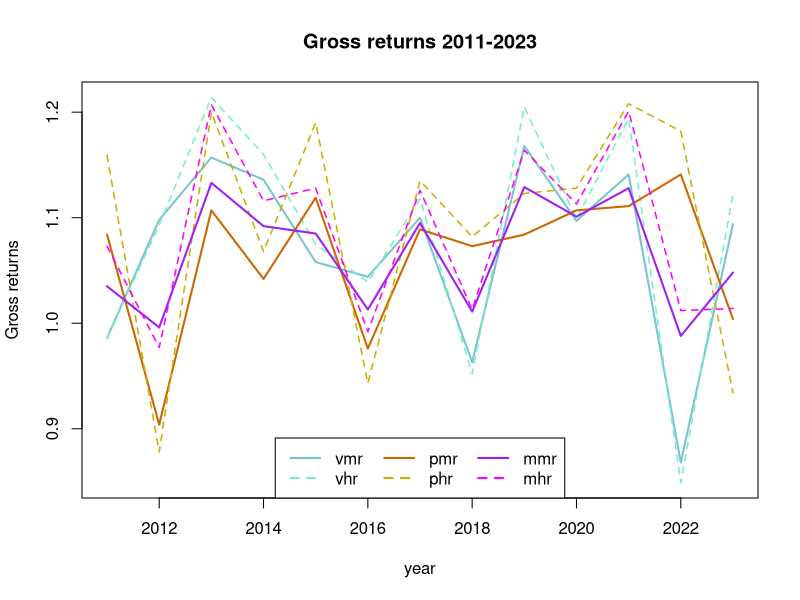
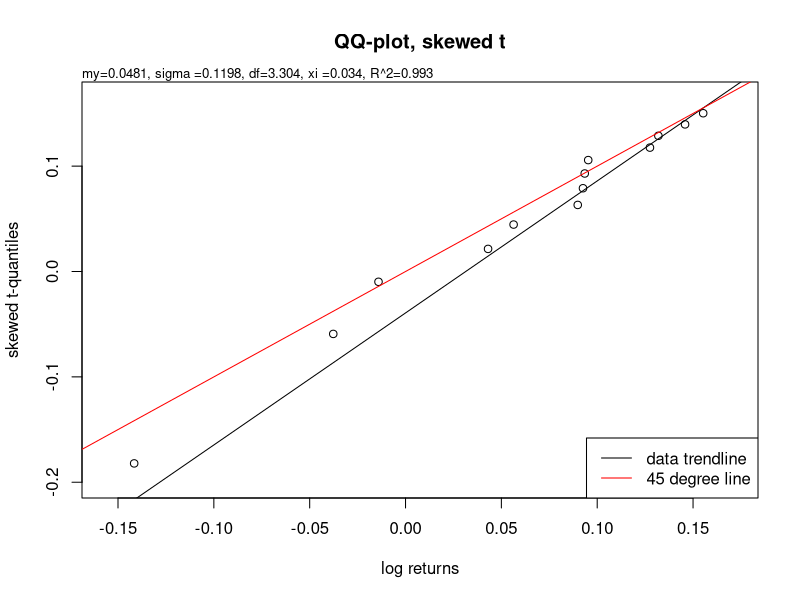
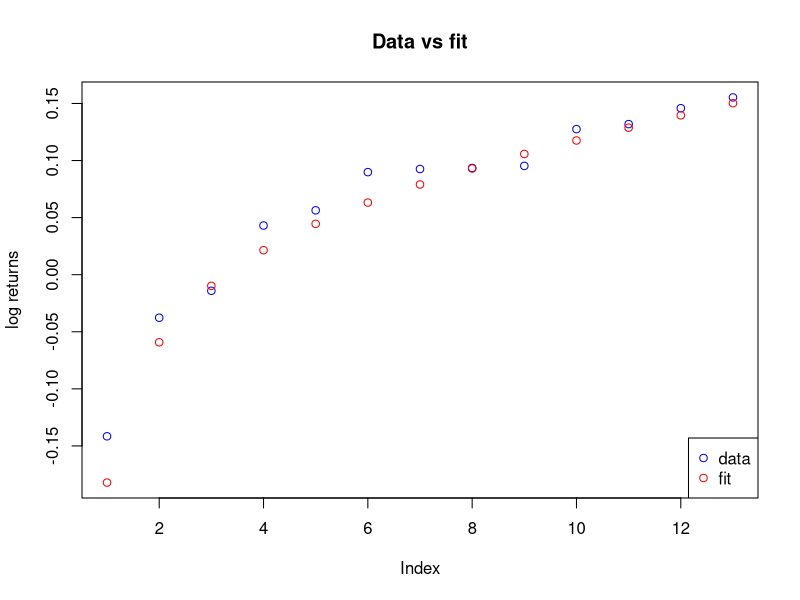
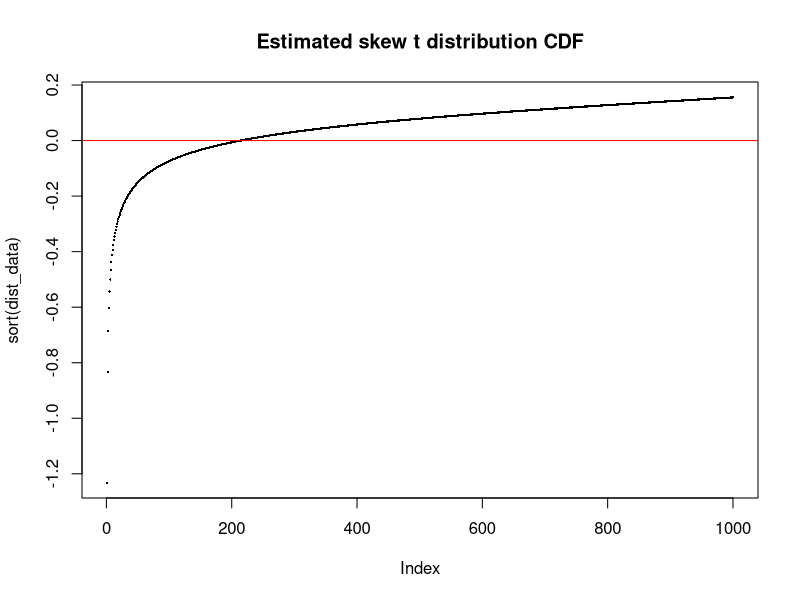
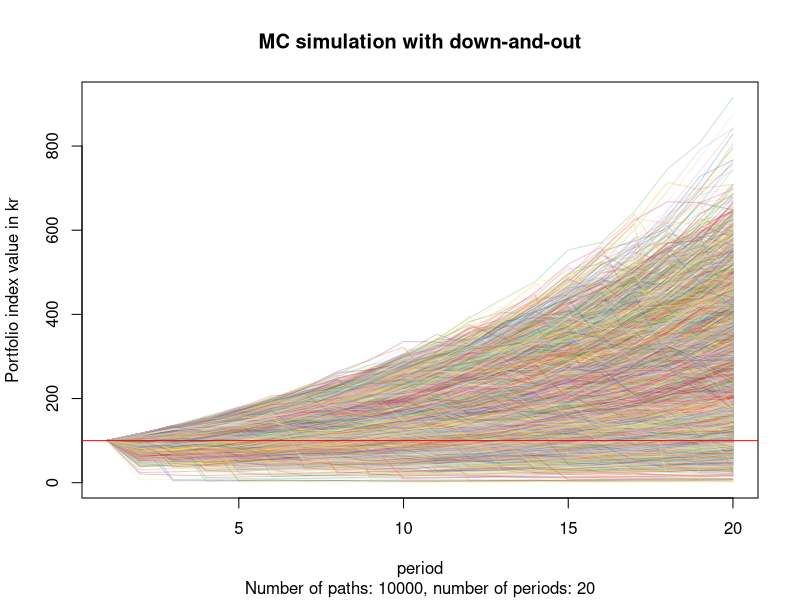

Recreate these plots in R, in order. (Note: this script raises an error after producing the figures.)
## ---- chunk 1
knitr::opts_chunk$set(echo=FALSE, warning=FALSE, message=FALSE)
## ---- chunk 2
library("fGarch")
library(RColorBrewer)
library(scales)
## ---- chunk 3
mc_num_paths <- 10000
mc_num_periods <- 20
mc_dao <- TRUE
## ---- chunk 4

## Calculate risk percentiles.
## data can be a data frame or a list of data frames.
# risk_percentiles <- function(data, percent, max_or_min) {
#   init_capital = 100
#   if(!is.list(data)) {
#     init_capital = 100
#   } else {
#     init_capital <- init_capital/length(data)
#     vect <- data[[1]]
#     if(length(data) > 1) {
#       for(i in 2:length(data)) {
#         vect <- vect + data[[i]]
#       }
#     }
#     data <- vect
#   }
#   if(max_or_min == "max"){
#       init_capital * (length(which(data < (100 - percent)/100)) + 0.5) / 1000
#     } else {
#       init_capital * (length(which(data > (100 + percent)/100)) + 0.5) / 1000
#     }
# }

## dist_data is given as log returns.
risk_percentiles <- function(dist_data, percent, max_or_min) {
  num_points <- length(dist_data)
  log_returns <- sort(dist_data)
  if(max_or_min == "max"){
    100 * (length(which(dist_data < log((100 - percent)/100)))) / num_points
  } else {
    100 * (length(which(dist_data > log((100 + percent)/100)))) / num_points
  }
}
risk_percentiles <- Vectorize(risk_percentiles, "percent")
  
## Estimate risk
risk_estimate <- function(dist_data, max_or_min = "max", percent) {
  if(max_or_min == "max") {
    cat("What is the risk of losing max", percent,"%? =<", risk_percentiles(dist_data, percent, max_or_min), "percent\n")
  } else {
    cat("What is the chance of gaining min", percent,"%? >=",risk_percentiles(dist_data, percent, max_or_min), "percent\n")
  }
}

## down_and_out_df() takes a data frame as input.
## For each column, the first element which is below the threshold and all following elements
## are set to 0.
down_and_out_df <- function(df, threshold) {
  ll <- lapply(df,
    function(vect) {
      n <- length(vect) 
      for(i in seq_along(vect)) {
        if(vect[i] < threshold ) {
          if(i == n) {break}
          vect[(i):n] <- rep(0, n - i + 1)
          break
        }
      }
      vect
    }
  )
  as.data.frame(ll)
}

down_and_out_vect <- function(vect, threshold) {
  n <- length(vect) 
  for(i in seq_along(vect)) {
    if(vect[i] < threshold ) {
      if(i == n) {break}
      vect[(i):n] <- rep(0, n - i + 1)
      break
    }
  }
  vect
}

count_num_dao <- function(df, threshold = 0) {
  length(which(df[nrow(df), ] <= threshold))
}

df_summary_to_df <- function(df_summary) {
  summary_df_pre <- as.data.frame(df_summary)
  summary_levels <- levels(summary_df_pre$Var2)
  summary_df <- data.frame(
    matrix(
      length(summary_levels), 
      nrow=nrow(
        summary_df_pre[summary_df_pre$Var2 == summary_levels[[1]], ]
      )
    )
  )
  summary_df_2 <- summary_df
  for(i in seq_along(summary_levels)) {
    summary_df[, i] <- summary_df_pre[summary_df_pre$Var2 == summary_levels[i], "Freq"]
  }

  row_names <- c("Min.   :", "1st Qu.:", "Median :", "Mean   :", "3rd Qu.:", "Max.   :")
  for(i in 1:nrow(summary_df)) {
    for(j in 1:ncol(summary_df)) {
      summary_df_2[i, j] <- as.numeric(gsub(row_names[i], "", summary_df[i, j]))
    }
  }
  names(summary_df_2) <- unlist(lapply(summary_levels, function(x) {gsub(" ", "", x)}))
  row.names(summary_df_2) <- row_names
  summary_df_2
}


## Fit data to a skewed t distribution
fit_skewed_t <- function(x, method = "BFGS") {
  loglik_sstd = function(beta) sum(- dsstd(x, mean = beta[1], sd = beta[2], nu = beta[3], xi = beta[4], log = TRUE))
  start = c(mean(x), sd(x), 3, 1)
  #fit_sstd = optim(start, loglik_sstd, hessian = F, method="L-BFGS-B", lower = c(0, 0.1, 1.1, -2))
  fit_sstd = optim(start, loglik_sstd, method = method)

  n = length(x)
  
  AIC_sstd = 2 * fit_sstd$value + 2 * 4
  BIC_sstd = 2 * fit_sstd$value + log(n) * 4
  #sd_sstd = sqrt(diag(solve(fit_sstd$hessian)))
  cat("\n")
  #cat("sd_sstd:", sd_sstd)
  cat("AIC:", AIC_sstd, "\n")
  cat("BIC:", BIC_sstd, "\n")
  
  # Middelværdi:
  mu_sstd_fit <- fit_sstd$par[1]#/1000
  cat("m:", mu_sstd_fit, "\n")
  
  # Spredning:
  sigma_sstd_fit <- fit_sstd$par[2]#/1000
  cat("s:", sigma_sstd_fit, "\n")
  
  # Frihedsgrader:
  nu_sstd_fit <- fit_sstd$par[3] # 3.36019
  cat("nu (df):", nu_sstd_fit, "\n")
  
  xi_sstd_fit <- fit_sstd$par[4] # 0.8436514
  cat("xi:", xi_sstd_fit, "\n")
  
  fit <- qsstd((1:n - 0.5)/n, mean = fit_sstd$par[1], sd = fit_sstd$par[2], nu = fit_sstd$par[3], xi = fit_sstd$par[4])

  r_squared <- cor(sort(fit), sort(x))
  # R^2
  r_squared_round <- round(r_squared, 3)
  cat("R^2:", r_squared_round, "\n")
  cat("\n")
  
  range_cuts <- c(0.0, 0.5, 0.9, 0.95, 0.99, 1.0)
  interpretations <- c(
    paste0("An R^2 of ", r_squared_round, " suggests that the fit is not great."),
    paste0("An R^2 of ", r_squared_round, " suggests that the fit is not completely random."),
    paste0("An R^2 of ", r_squared_round, " suggests that the fit is good."),
    paste0("An R^2 of ", r_squared_round, " suggests that the fit is very good."),
    paste0("An R^2 of ", r_squared_round, " suggests that the fit is extremely good.")
  )
  
  cat(interpretations[findInterval(r_squared_round, range_cuts)])
  cat("\n")
  cat("\n")
  
  dist_data <- qsstd((1:1000 - 0.5)/1000, mean = fit_sstd$par[1], sd = fit_sstd$par[2], nu = fit_sstd$par[3], xi = fit_sstd$par[4])

  risk_estimate(dist_data, "max", 10)
  risk_estimate(dist_data, "max", 25)
  risk_estimate(dist_data, "max", 50)
  risk_estimate(dist_data, "max", 90)
  risk_estimate(dist_data, "max", 99)
  cat("\n")
  risk_estimate(dist_data, "min", 10)
  risk_estimate(dist_data, "min", 25)
  risk_estimate(dist_data, "min", 50)
  risk_estimate(dist_data, "min", 90)
  risk_estimate(dist_data, "min", 99)

  theoretical_quantiles <- qsstd(ppoints(n), mu_sstd_fit, sigma_sstd_fit, nu_sstd_fit, xi_sstd_fit)
  
  output <- list(
    # Plot with estimated skewed t-distribution
    # qq plot for t-distribution
    qqplot = function() {qqplot(x = x, y = theoretical_quantiles, main = "QQ-plot, skewed t", xlab = "log returns", ylab = "skewed t-quantiles",  xlim = c(min(x) - abs(min(x))/10, max(x) + abs(max(x))/10), ylim = c(min(fit) - abs(min(fit))/10, max(fit) + abs(max(fit))/10))
    mtext(paste0("my=", round(mu_sstd_fit, 4),", sigma =", round(sigma_sstd_fit, 4),", df=",round(nu_sstd_fit, 3), ", xi =", round(xi_sstd_fit, 3), ", R^2=", r_squared_round), side=3,  cex = 0.8, adj=0)
    qqline(x, distribution = function(p) qsstd(p, mu_sstd_fit, sigma_sstd_fit, nu_sstd_fit, xi_sstd_fit), datax = TRUE, col="black")
    abline(0, 1, col = "red")
    legend("bottomright", legend = c("data trendline", "45 degree line"), col = c("black", "red"), lty = c(1, 1))
    },
    fit_plot = function() {
      plot(sort(x), col="blue", ylab = "log returns", main = "Data vs fit",
           ylim = c(min(c(x, fit)), max(c(x, fit))))
      points(sort(fit), col="red")
      legend("bottomright", legend = c("data", "fit"), col = c("blue", "red"), pch = c(1, 1))
    },
    dist_plot = function() {
      plot(sort(dist_data), pch = 16, cex = 0.3, main = "Estimated skew t distribution CDF")
      abline(a = 0, b = 0, col = "red")
    },
    data = x,
    fit = fit,
    dist_data = dist_data,
    m = mu_sstd_fit,
    s = sigma_sstd_fit,
    nu = nu_sstd_fit,
    xi = xi_sstd_fit,
    r_squared = r_squared,
    theoretical_quantiles = theoretical_quantiles
  )
  
  comment(output) <- "single_fit"
  output
}


# mc_simulation <- function(fit, num_paths = 1000, num_periods = 20, dao = TRUE) {
#   init_capital = 100
# 
#   qual_col_pals = brewer.pal.info[brewer.pal.info$category == 'qual',]
#   col_vector = unlist(mapply(brewer.pal, qual_col_pals$maxcolors, rownames(qual_col_pals)))
# 
#   mc_df <- data.frame(rep(0, num_periods))
#   for(j in 1:num_paths) {
#     mc_df[ ,j] <- init_capital * exp(cumsum(rsstd(num_periods, fit$m, fit$s, fit$nu, fit$xi)))
#   }
# 
#   colnames(mc_df) <- 1:num_paths
#   
#   mc_m <- mean(unlist(mc_df[num_periods, ]))
#   mc_s <- sd(unlist(mc_df[num_periods, ]))
#   mc_min <- min(unlist(mc_df[num_periods, ]))
#   mc_max <- max(unlist(mc_df[num_periods, ]))
#   
#   cat("Mean total portfolio index value after", num_periods, "years:", mc_m, "kr.\n")
#   cat("SD of total portfolio index value after", num_periods, "years:", mc_s, "kr.\n")
#   cat("Min total portfolio index value after", num_periods, "years:", mc_min, "kr.\n")
#   cat("Max total portfolio index value after", num_periods, "years:", mc_max, "kr.\n")
#   cat("\n")
#   
#   list(
#     mc_plot = function() {
#       plot(mc_df[, 1], type = "l", ylim = c(min(mc_df), max(mc_df)), xlab = "period", ylab = "Portfolio index value in kr", )
#       lapply(mc_df[, -1], function(x) {
#         lines(x, col = alpha(sample(col_vector, num_paths, replace = TRUE), 0.3))}
#       )
#       #polygon(x = c(0, num_periods, num_periods, 0), y = c(min(mc_df), min(mc_df), 0, 0), col = rgb(0.4, 0.4, 0.4, 0.25), border = NA)
#       abline(100, 0, lwd=1, col="red")
#     },
#     mc_plot_last_period = function() {
#       plot(
#         sort(unlist(mc_df[num_periods, ])), pch = 16, cex = 0.3,
#         xlab = "Sample ID",
#         ylab = "Portfolio index value in kr"
#       )
#       #polygon(x = c(0, num_paths, num_paths, 0), y = c(min(mc_df), min(mc_df), 0, 0), col = rgb(0.4, 0.4, 0.4, 0.25), border = NA)
#       abline(100, 0, lwd=1, col="red")
#       mtext(side=3, line=2, at=-0.07, adj=0, cex=1, "Sorted portfolio index values for last period of all runs")
#       mtext(side=3, line=1, at=-0.07, adj=0, cex=0.7, "(100 is par, 200 is double, 50 is half)")
#     },
#     mc_m = mc_m,
#     mc_s = mc_s,
#     mc_min = mc_min,
#     mc_max = mc_max,
#     mc_df = mc_df
#   )
# }


## Monte Carlo simulation
## Creates a data frame where each column is a simulated series, and the number 
## of rows is the number of periods in each series.
## The fit parameter can be a single output from fit_skewed_t(), or a list of 
## outputs from fit_skewed_t().
## mc_simulation() will create a separate simulation for each fit, dividing an 
## initial value of 100 between them, and then add the simulations together.
## For instance, if there are two fits, the first column of the simulations data 
## frame for the first fit will be added to the first column of the second df, ect.
## If dao=TRUE, will calculate down-and-out paths. For each column, the first 
## element which is below the threshold and all following elements are set to 0.

mc_simulation <- function(
    fit, 
    num_paths = 1000, 
    num_periods = 20,
    dao = TRUE,
    threshold = 0.01
    ) {
  init_capital = 100

  qual_col_pals = brewer.pal.info[brewer.pal.info$category == 'qual',]
  col_vector = unlist(mapply(brewer.pal, qual_col_pals$maxcolors, rownames(qual_col_pals)))

  ## Each single fit has comment "single_fit".
  ## A list if fits will not have a comment.
  if(is.null(comment(fit))) {
    ## A list of fits
    init_capital = 100/length(fit)
    mc_df <- data.frame(matrix(rep(0, num_paths * num_periods), nrow = num_periods))
    for(i in seq_along(fit)) {
      for(j in 1:num_paths) {
        mc_df[ ,j] <- mc_df[ ,j] + c(init_capital, init_capital * exp(cumsum(rsstd(num_periods - 1, fit[[i]]$m, fit[[i]]$s, fit[[i]]$nu, fit[[i]]$xi))))
      }
    }
  } else {
    if(comment(fit) == "single_fit") {
      mc_df <- data.frame(rep(0, num_periods))
      for(j in 1:num_paths) {
        mc_df[ ,j] <- c(init_capital, init_capital * exp(cumsum(rsstd(num_periods - 1, fit$m, fit$s, fit$nu, fit$xi))))
      }
    }
  }
  

  if(dao == TRUE) {
    mc_df <- down_and_out_df(mc_df, threshold)
    num_dao <- count_num_dao(mc_df)
    dao_probability_percent <- 100 * num_dao/num_paths
    
    cat("Down-and-out simulation:\n")
    cat("Probability of down-and-out:", dao_probability_percent, "percent\n")
    cat("\n")
  } else {
    cat("Simulation (ignoring down-and-out):\n")
    dao_probability_percent <- NA
  }

  colnames(mc_df) <- 1:num_paths

  mc_m <- mean(unlist(mc_df[num_periods, ]))
  mc_s <- sd(unlist(mc_df[num_periods, ]))
  mc_min <- min(unlist(mc_df[num_periods, ]))
  mc_max <- max(unlist(mc_df[num_periods, ]))
  
  percent_losing_paths <- 100 * count_num_dao(mc_df, threshold = 100)/num_paths

  cat("Mean portfolio index value after", num_periods, "years:", round(mc_m, 3), "kr.\n")
  cat("SD of portfolio index value after", num_periods, "years:", round(mc_s, 3), "kr.\n")
  cat("Min total portfolio index value after", num_periods, "years:", round(mc_min, 3), "kr.\n")
  cat("Max total portfolio index value after", num_periods, "years:", round(mc_max, 3), "kr.\n")
  cat("\n")
  cat("Share of paths finishing below 100:", percent_losing_paths, "percent")

  list(
    mc_plot = function() {
      plot(mc_df[, 1], type = "l", ylim = c(min(mc_df), max(mc_df)), xlab = "period", ylab = "Portfolio index value in kr", main = paste0("MC simulation ", ifelse(dao == TRUE, "with down-and-out", "ignoring down-and-out")), sub = paste0("Number of paths: ", num_paths, ", number of periods: ", num_periods))
      lapply(mc_df[, -1], function(x) {
        lines(x, col = alpha(sample(col_vector, num_paths, replace = TRUE), 0.3))}
      )
      abline(100, 0, lwd=1, col="red")
    },
    mc_plot_last_period = function() {
      plot(
        sort(unlist(mc_df[num_periods, ])), pch = 16, cex = 0.3,
        xlab = "Sample ID",
        ylab = "Portfolio index value in kr"
      )
      abline(100, 0, lwd=1, col="red")
      mtext(side=3, line=2, at=-0.07, adj=0, cex=1, "Sorted portfolio index values for last period of all runs")
      mtext(side=3, line=1, at=-0.07, adj=0, cex=0.7, "(100 is par, 200 is double, 50 is half)")
    },
    mc_m = mc_m,
    mc_s = mc_s,
    mc_min = mc_min,
    mc_max = mc_max,
    mc_df = mc_df,
    dao_probability_percent = dao_probability_percent,
    percent_losing_paths = percent_losing_paths
  )
}
## ---- chunk 5
# Velliv medium risk returns
vmr <- log(c(0.986, 1.098, 1.157, 1.136, 1.058, 1.044, 1.100, 0.963, 1.168, 1.097, 1.141, 0.868, 1.094))

# Velliv medium risk return, long period: 2007-2023
vmrl <- log(c(1.058, 0.801, 1.193, 1.129, 1.035, 0.996, 1.133, 1.092, 1.085, 1.013, 1.095, 1.011, 1.129, 1.101, 1.128, 0.988, 1.048))

# PFA medium risk returns
pmr <- log(c(1.084, 0.904, 1.107, 1.042, 1.119, 0.976, 1.089, 1.073, 1.084, 1.107, 1.111, 1.141, 1.004))

# Mix medium risk return
mmr <- log(c(1.035, 0.996, 1.133, 1.092, 1.085, 1.013, 1.095, 1.011, 1.129, 1.101, 1.128, 0.988, 1.048))

# Velliv high risk returns
vhr <- log(c(0.986, 1.093, 1.214, 1.160, 1.075, 1.039, 1.118, 0.952, 1.205, 1.099, 1.194, 0.849, 1.122))

# PFA high risk return
phr <- log(c(1.159, 0.878, 1.200, 1.068, 1.190, 0.943, 1.135, 1.082, 1.123, 1.128, 1.208, 1.182, 0.934))
  
# Mix high risk return
mhr <- log(c(1.073, 0.977, 1.207, 1.116, 1.128, 0.992, 1.126, 1.013, 1.164, 1.113, 1.201, 1.012, 1.014))

data_df <- data.frame(
  vmr = vmr,
  pmr = pmr,
  mmr = mmr,
  vhr = vhr,
  phr = phr,
  mhr = mhr
)

data_df_l <- data.frame(
  vmrl = vmrl
)
## ---- chunk 6
all_data <- exp(c(vmr, vhr, pmr, phr, mmr, mhr))
plot(x = c(2011:2023), y = exp(vmr), type = "l",  lty = 1, lwd = 2, xlab = "year", ylab = "Gross returns", col = "#7AC5CD", ylim = c(min(all_data), max(all_data)), main = "Gross returns 2011-2023")
lines(x = c(2011:2023), y = exp(vhr), col = "#76EEC6",  lty = 2, lwd = 1.5)
lines(x = c(2011:2023), y = exp(pmr), col = "#CD6600",  lty = 1, lwd = 2)
lines(x = c(2011:2023), y = exp(phr), col = "#CDAD00",  lty = 2, lwd = 1.5)
lines(x = c(2011:2023), y = exp(mmr), col = "#A020F0",  lty = 1, lwd = 2)
lines(x = c(2011:2023), y = exp(mhr), col = "#FF00FF",  lty = 2, lwd = 1.5)
legend("bottom", legend = c("vmr", "vhr", "pmr", "phr", "mmr", "mhr"), col = c("#7AC5CD", "#76EEC6", "#CD6600", "#CDAD00", "#A020F0", "#FF00FF"), lty = c(1, 2, 1, 2, 1, 2), lwd = 2, ncol = 3 )
## ---- chunk 7
df_summary <- summary(exp(data_df))
df_summary
## ---- chunk 8
summary(exp(data_df_l))
## ---- chunk 9
summary_df <- df_summary_to_df(df_summary)

cat("Highest minimum log-return:", colnames(summary_df)[which(summary_df[1, 1:6] == max(summary_df[1, 1:6]))], "\n")

cat("Highest median log-return:", colnames(summary_df)[which(summary_df[3, 1:6] == max(summary_df[3, 1:6]))], "\n")

cat("Highest mean log-return:", colnames(summary_df)[which(summary_df[4, 1:6] == max(summary_df[4, 1:6]))], "\n")

cat("Highest max log-return:", colnames(summary_df)[which(summary_df[6, 1:6] == max(summary_df[6, 1:6]))], "\n")
## ---- chunk 10
cat("cov(vmr, pmr) = ", cov(vmr, pmr), "\n")
cat("cov(vhr, phr) = ", cov(vhr, phr), "\n")
## ---- chunk 11
fit_vmr <- fit_skewed_t(vmr)
## ---- chunk 12
(fit_vmr$qqplot)()
## ---- chunk 13
(fit_vmr$fit_plot)()
## ---- chunk 14
(fit_vmr$dist_plot)()
## ---- chunk 15
mc_vmr <- mc_simulation(fit_vmr, num_paths = mc_num_paths, num_periods = mc_num_periods, dao = mc_dao)
## ---- chunk 16
(mc_vmr$mc_plot)()
## ---- chunk 17
(mc_vmr$mc_plot_last_period)()
## ---- chunk 18
fit_vmrl <- fit_skewed_t(vmrl)
## ---- chunk 19
(fit_vmrl$qqplot)()
## ---- chunk 20
(fit_vmrl$fit_plot)()
## ---- chunk 21
(fit_vmrl$dist_plot)()
## ---- chunk 22
mc_vmrl <- mc_simulation(fit_vmrl, num_paths = mc_num_paths, num_periods = mc_num_periods, dao = mc_dao)
## ---- chunk 23
(mc_vmrl$mc_plot)()
## ---- chunk 24
(mc_vmrl$mc_plot_last_period)()
## ---- chunk 25
fit_vhr <- fit_skewed_t(vhr, method = "Nelder-Mead")
## ---- chunk 26
(fit_vhr$qqplot)()
## ---- chunk 27
(fit_vhr$fit_plot)()
## ---- chunk 28
(fit_vhr$dist_plot)()
## ---- chunk 29
mc_vhr <- mc_simulation(fit_vhr, num_paths = mc_num_paths, num_periods = mc_num_periods, dao = mc_dao)
## ---- chunk 30
(mc_vhr$mc_plot)()
## ---- chunk 31
(mc_vhr$mc_plot_last_period)()
## ---- chunk 32
fit_pmr <- fit_skewed_t(pmr)
## ---- chunk 33
(fit_pmr$qqplot)()
## ---- chunk 34
fit_pmr$theoretical_quantiles
## ---- chunk 35
(fit_pmr$fit_plot)()
## ---- chunk 36
(fit_pmr$dist_plot)()
## ---- chunk 37
mc_pmr <- mc_simulation(fit_pmr, num_paths = mc_num_paths, num_periods = mc_num_periods, dao = mc_dao)
## ---- chunk 38
(mc_pmr$mc_plot)()
## ---- chunk 39
(mc_pmr$mc_plot_last_period)()
## ---- chunk 40
fit_phr <- fit_skewed_t(phr)
## ---- chunk 41
(fit_phr$qqplot)()
## ---- chunk 42
(fit_phr$fit_plot)()
## ---- chunk 43
(fit_phr$dist_plot)()
## ---- chunk 44
mc_phr <- mc_simulation(fit_phr, num_paths = mc_num_paths, num_periods = mc_num_periods, dao = mc_dao)
## ---- chunk 45
(mc_phr$mc_plot)()
## ---- chunk 46
(mc_phr$mc_plot_last_period)()
## ---- chunk 47
fit_mmr <- fit_skewed_t(mmr)
## ---- chunk 48
(fit_mmr$qqplot)()
## ---- chunk 49
(fit_mmr$fit_plot)()
## ---- chunk 50
(fit_mmr$dist_plot)()
## ---- chunk 51
mc_mmr_a <- mc_simulation(fit_mmr, num_paths = mc_num_paths, num_periods = mc_num_periods, dao = mc_dao)
## ---- chunk 52
(mc_mmr_a$mc_plot)()
## ---- chunk 53
(mc_mmr_a$mc_plot_last_period)()
## ---- chunk 54
# NOTE: Can we just use the mixed returns, when we are mixing two processes with individual path dependence? (See appendix)
# 
# Instead we try doing one MC simulation for `vmr` and one for `pmr`, each with initial value 50, then adding the two simulations to each other.
## ---- chunk 55
mc_mmr_b <- mc_simulation(list(fit_vmr, fit_pmr), num_paths = mc_num_paths, num_periods = mc_num_periods, dao = mc_dao)
## ---- chunk 56
(mc_mmr_b$mc_plot)()
## ---- chunk 57
(mc_mmr_b$mc_plot_last_period)()
## ---- chunk 58
fit_mhr <- fit_skewed_t(mhr)
## ---- chunk 59
(fit_mhr$qqplot)()
## ---- chunk 60
(fit_mhr$fit_plot)()
## ---- chunk 61
(fit_mhr$dist_plot)()
## ---- chunk 62
mc_mhr_a <- mc_simulation(fit_mhr, num_paths = mc_num_paths, num_periods = mc_num_periods, dao = mc_dao)
## ---- chunk 63
(mc_mhr_a$mc_plot)()
## ---- chunk 64
(mc_mhr_a$mc_plot_last_period)()
## ---- chunk 65
# NOTE: Can we just use the mixed returns, when we are mixing two processes with individual path dependence? (See appendix)
# 
# Instead we try doing one MC simulation for `vhr` and one for `phr`, each with initial value 50, then adding the two simulations to each other.
## ---- chunk 66
mc_mhr_b <- mc_simulation(list(fit_vhr, fit_phr), num_paths = mc_num_paths, num_periods = mc_num_periods, dao = mc_dao)
## ---- chunk 67
(mc_mhr_b$mc_plot)()
## ---- chunk 68
(mc_mhr_b$mc_plot_last_period)()
## ---- chunk 69
# Use "max" for losses
percent_vals = c(0, 5, 10, 25, 50, 90, 99)
risk_percentiles_df <-  data.frame(
      #Percent = percent_vals,
      Velliv_medium = risk_percentiles(fit_vmr$dist_data, percent_vals, "max"),
      Velliv_medium_long = risk_percentiles(fit_vmrl$dist_data, percent_vals, "max"),
      Velliv_high = risk_percentiles(fit_vhr$dist_data, percent_vals, "max"),
      PFA_medium = risk_percentiles(fit_pmr$dist_data, percent_vals, "max"),
      PFA_high = risk_percentiles(fit_phr$dist_data, percent_vals, "max"),
      mix_medium = risk_percentiles(fit_mmr$dist_data, percent_vals, "max"),
      mix_high = risk_percentiles(fit_mhr$dist_data, percent_vals, "max")
)

rownames(risk_percentiles_df) <- as.character(percent_vals)
## ---- chunk 70
knitr::kable(risk_percentiles_df, digits = 3)
## ---- chunk 71
# Use "min" for gains
percent_vals = c(0, 5, 10, 25, 50, 100)
gain_percentiles_df <-  data.frame(
      #Percent = percent_vals,
      Velliv_medium = risk_percentiles(fit_vmr$dist_data, percent_vals, "min"),
      Velliv_medium_long = risk_percentiles(fit_vmrl$dist_data, percent_vals, "min"),
      Velliv_high = risk_percentiles(fit_vhr$dist_data, percent_vals, "min"),
      PFA_medium = risk_percentiles(fit_pmr$dist_data, percent_vals, "min"),
      PFA_high = risk_percentiles(fit_phr$dist_data, percent_vals, "min"),
      mix_medium = risk_percentiles(fit_mmr$dist_data, percent_vals, "min"),
      mix_high = risk_percentiles(fit_mhr$dist_data, percent_vals, "min")
)

rownames(gain_percentiles_df) <- as.character(percent_vals)
## ---- chunk 72
knitr::kable(gain_percentiles_df, digits = 3)
## ---- chunk 73
# Use "max" for losses
percent_vals = c(0, 5, 10, 25, 50, 90, 99)
mc_loss_percentiles_df <-  data.frame(
      #Percent = percent_vals,
      Velliv_m = risk_percentiles(log(unlist(mc_vmr$mc_df[20, ])/100), percent_vals, "max"),
      Velliv_m_long = risk_percentiles(log(unlist(mc_vmrl$mc_df[20, ])/100), percent_vals, "max"),
      Velliv_h = risk_percentiles(log(unlist(mc_vhr$mc_df[20, ])/100), percent_vals, "max"),
      PFA_m = risk_percentiles(log(unlist(mc_pmr$mc_df[20, ])/100), percent_vals, "max"),
      PFA_h = risk_percentiles(log(unlist(mc_phr$mc_df[20, ])/100), percent_vals, "max"),
      mix_m_a = risk_percentiles(log(unlist(mc_mmr_a$mc_df[20, ])/100), percent_vals, "max"),
      mix_h_a = risk_percentiles(log(unlist(mc_mhr_a$mc_df[20, ])/100), percent_vals, "max"),
      mix_m_b = risk_percentiles(log(unlist(mc_mmr_b$mc_df[20, ])/100), percent_vals, "max"),
      mix_h_b = risk_percentiles(log(unlist(mc_mhr_b$mc_df[20, ])/100), percent_vals, "max")
)

rownames(mc_loss_percentiles_df) <- as.character(percent_vals)
## ---- chunk 74
knitr::kable(mc_loss_percentiles_df, digits = 3)
## ---- chunk 75
# Use "min" for gains
percent_vals = c(0, 5, 10, 25, 50, 100, 200, 300, 400, 500, 1000)
mc_gain_percentiles_df <-  data.frame(
      #Percent = percent_vals,
      Velliv_m = risk_percentiles(log(unlist(mc_vmr$mc_df[20, ])/100), percent_vals, "min"),
      Velliv_m_long = risk_percentiles(log(unlist(mc_vmrl$mc_df[20, ])/100), percent_vals, "min"),
      Velliv_h = risk_percentiles(log(unlist(mc_vhr$mc_df[20, ])/100), percent_vals, "min"),
      PFA_m = risk_percentiles(log(unlist(mc_pmr$mc_df[20, ])/100), percent_vals, "min"),
      PFA_h = risk_percentiles(log(unlist(mc_phr$mc_df[20, ])/100), percent_vals, "min"),
      mix_m_a = risk_percentiles(log(unlist(mc_mmr_a$mc_df[20, ])/100), percent_vals, "min"),
      mix_h_a = risk_percentiles(log(unlist(mc_mhr_a$mc_df[20, ])/100), percent_vals, "min"),
      mix_m_b = risk_percentiles(log(unlist(mc_mmr_b$mc_df[20, ])/100), percent_vals, "min"),
      mix_h_b = risk_percentiles(log(unlist(mc_mhr_b$mc_df[20, ])/100), percent_vals, "min")
)

rownames(mc_gain_percentiles_df) <- as.character(percent_vals)
## ---- chunk 76
knitr::kable(mc_gain_percentiles_df, digits = 3)
## ---- chunk 77
fit_summary <- data.frame(
  Velliv_medium = c(fit_vmr$m, fit_vmr$s, fit_vmr$nu, fit_vmr$xi, fit_vmr$r_squared),
  Velliv_medium_long = c(fit_vmrl$m, fit_vmrl$s, fit_vmrl$nu, fit_vmrl$xi, fit_vmrl$r_squared),
  Velliv_high = c(fit_vhr$m, fit_vhr$s, fit_vhr$nu, fit_vhr$xi, fit_vhr$r_squared),
  PFA_medium = c(fit_pmr$m, fit_pmr$s, fit_pmr$nu, fit_pmr$xi, fit_pmr$r_squared),
  PFA_high = c(fit_phr$m, fit_phr$s, fit_phr$nu, fit_phr$xi, fit_phr$r_squared),
  mix_medium = c(fit_mmr$m, fit_mmr$s, fit_mmr$nu, fit_mmr$xi, fit_mmr$r_squared),
  mix_high = c(fit_mhr$m, fit_mhr$s, fit_mhr$nu, fit_mhr$xi, fit_mhr$r_squared)
)

rownames(fit_summary) <- c("m", "s", "nu", "xi", "R-squared")
## ---- chunk 78
knitr::kable(fit_summary, digits = 3)
## ---- chunk 79
cat("Number of paths:", mc_num_paths, "\n")
## ---- chunk 80
mc_summary <- data.frame(
  Velliv_m = c(mc_vmr$mc_m, mc_vmr$mc_s, mc_vmr$mc_min, mc_vmr$mc_max, mc_vmr$dao_probability_percent, mc_vmr$percent_losing_paths),
  Velliv_m_long = c(mc_vmrl$mc_m, mc_vmrl$mc_s, mc_vmrl$mc_min, mc_vmrl$mc_max, mc_vmrl$dao_probability_percent, mc_vmrl$percent_losing_paths),
  Velliv_h = c(mc_vhr$mc_m, mc_vhr$mc_s, mc_vhr$mc_min, mc_vhr$mc_max, mc_vhr$dao_probability_percent, mc_vhr$percent_losing_paths),
  PFA_m = c(mc_pmr$mc_m, mc_pmr$mc_s, mc_pmr$mc_min, mc_pmr$mc_max, mc_pmr$dao_probability_percent, mc_pmr$percent_losing_paths),
  PFA_h = c(mc_phr$mc_m, mc_phr$mc_s, mc_phr$mc_min, mc_phr$mc_max, mc_phr$dao_probability_percent, mc_phr$percent_losing_paths),
  mix_m_a = c(mc_mmr_a$mc_m, mc_mmr_a$mc_s, mc_mmr_a$mc_min, mc_mmr_a$mc_max, mc_mmr_a$dao_probability_percent, mc_mmr_a$percent_losing_paths),
  mix_m_b = c(mc_mmr_b$mc_m, mc_mmr_b$mc_s, mc_mmr_b$mc_min, mc_mmr_b$mc_max, mc_mmr_b$dao_probability_percent, mc_mmr_b$percent_losing_paths),
  mix_h_a = c(mc_mhr_a$mc_m, mc_mhr_a$mc_s, mc_mhr_a$mc_min, mc_mhr_a$mc_max, mc_mhr_a$dao_probability_percent, mc_mhr_a$percent_losing_paths),
  mix_h_b = c(mc_mhr_b$mc_m, mc_mhr_b$mc_s, mc_mhr_b$mc_min, mc_mhr_b$mc_max, mc_mhr_b$dao_probability_percent, mc_mhr_b$percent_losing_paths)
)

rownames(mc_summary) <- c("mc_m", "mc_s", "mc_min", "mc_max", "dao_prob_pct", "losing_prob_pct")
## ---- chunk 81
knitr::kable(mc_summary, digits = 3)
## ---- chunk 82
cat("Highest mean    :", colnames(mc_summary)[which(mc_summary[1, ] == max(mc_summary[1, ]))], "\n")

cat("Lowest sd       :", colnames(mc_summary)[which(mc_summary[2, ] == min(mc_summary[2, ]))], "\n")

cat("Highest min     :", colnames(mc_summary)[which(mc_summary[3, ] == max(mc_summary[3, ]))], "\n")

cat("Highest max     :", colnames(mc_summary)[which(mc_summary[4, ] == max(mc_summary[4, ]))], "\n")

cat("Lowest dao prob :", colnames(mc_summary)[which(mc_summary[5, ] == min(mc_summary[5, ]))], "\n")

cat("Lowest loss prob:", colnames(mc_summary)[which(mc_summary[6, ] == min(mc_summary[6, ]))], "\n")
## ---- chunk 83
x0 <- 100
y0 <- 200
Rx <- 0.5
Ry <- 1.5
## ---- chunk 84
cat(paste0("Let x_0 be ", x0, ".\n"))
cat(paste0("Let y_0 be ", y0, ".\n"))
cat("So the initial value of the pf is", x0 + y0, ".\n")
cat("\n")
cat(paste0("Let R_x be ", Rx, ".\n"))
cat(paste0("Let R_y be ", Ry, ".\n"))
## ---- chunk 85
cat(paste0("x_1 is R_x * x_0 = ", Rx * x0, ".\n"))
cat(paste0("y_1 is R_y * y_0 = ", Ry * y0, ".\n"))
## ---- chunk 86
cat("0.5 * (R_x + R_y) =", 0.5 * (Rx + Ry), "\n")
## ---- chunk 87
cat("(x_0 + y_0) * 0.5 * (R_x + R_y) =", (x0 + y0) * 0.5 * (Rx + Ry), "\n")
## ---- chunk 88
cat("0.5 * (x_1 + y_1) = 0.5 * (R_x * x_0 + R_y * y_0) =", 0.5 * (Rx * x0 + Ry * y0), "\n")
## ---- chunk 89
cat("0.5 * (log(R_x) + log(R_y)) =", 0.5 * (log(Rx) + log(Ry)), "\n")
## ---- chunk 90
cat("(x_0 + y_0) * exp(0.5 * (log(Rx) + log(Ry))) =", (x0 + y0) * exp(0.5 * (log(Rx) + log(Ry))), "\n")
## ---- chunk 91
mc_sim <- function(
    num_runs = 1, 
    num_paths = 1000, 
    num_periods = 20,
    m_a = 0,
    s_a = 0.4,
    m_b = 10,
    s_b = 3
    ) {
  
  data_x <- rnorm(num_periods, m_a, s_a)
  data_y <- rnorm(num_periods, m_b, s_b)
  
  m_data_x <- mean(data_x)
  s_data_x <- sd(data_x)
  m_data_y <- mean(data_y)
  s_data_y <- sd(data_y)
  
  cat("m(data_x):", m_data_x, "\n")
  cat("s(data_x):", s_data_x, "\n")
  cat("m(data_y):", m_data_y, "\n")
  cat("s(data_y):", s_data_y, "\n")
  cat("\n")
  
  m_data_xy <- mean(0.5 * data_x + 0.5 * data_y)
  s_data_xy <- sd(0.5 * data_x + 0.5 * data_y)
  
  cat("m(data_x + data_y):", m_data_xy, "\n")
  cat("s(data_x + data_y):", s_data_xy, "\n")
  cat("\n")
  
  run_sim <- function(num_runs) {
    df <- data.frame(
      m_a = rep(0, num_runs), m_b = rep(0, num_runs), 
      s_a = rep(0, num_runs), s_b = rep(0, num_runs)
    )
    for(j in 1:num_runs) {
      sim_x <- rep(0, num_paths)
      sim_y <- rep(0, num_paths)
      sim_xy <- rep(0, num_paths)
      for(i in 1:num_paths) {
        sim_x[i] <- sum(rnorm(num_periods, m_data_x, s_data_x))
        sim_y[i] <- sum(rnorm(num_periods, m_data_y, s_data_y))
        sim_xy[i] <- sum(rnorm(num_periods, m_data_xy, s_data_xy))
      }

      df$m_a[j] <-  mean(0.5 * sim_x + 0.5 * sim_y)
      df$m_b[j] <-  mean(sim_xy)
      df$s_a[j] <-  sd(0.5 * sim_x + 0.5 * sim_y)
      df$s_b[j] <-  sd(sim_xy)
    }
    df
  }
  
  run_sim(num_runs)
}
## ---- chunk 92
mc_sim_df <- mc_sim(
  num_runs = 10, 
  num_paths = 1000, 
  num_periods = 20,
  m_a = 0,
  s_a = 0.4,
  m_b = 10,
  s_b = 3
)
## ---- chunk 93
knitr::kable(mc_sim_df, digits = 3)
## ---- chunk 94
summary(mc_sim_df)
## ---- chunk 95
vect1 <- c(rnorm(100))
vect2 <- c(sample(vect1, 100))
vect3 <- c(sample(vect1, 100))
path1 <- c(0, cumsum(vect1))
path2 <- c(0, cumsum(vect2))
path3 <- c(0, cumsum(vect3))
plot(path1, type = "l", col = "blue", 
     ylim = c(
       min(c(path1, path2, path3)), 
       max(c(path1, path2, path3))
     )
)
lines(path2, col = "red")
lines(path3, col = "green")
## ---- chunk 96
vect1a <- c(rnorm(100, 0.05, 0.06))
vect1b <- c(sample(vect1a, 100))
vect2a <- c(rnorm(100, 0.05, 0.06))
vect2b <- c(sample(vect2a, 100))

path1a <- 100 * c(1, cumprod(1 + vect1a))
path1b <- 100 * c(1, cumprod(1 + vect1b))
path2a <- 100 * c(1, cumprod(1 + vect2a))
path2b <- 100 * c(1, cumprod(1 + vect2b))

mix_path_a <- 0.5 * path1a + 0.5 * path2a
mix_path_b <- 0.5 * path1b + 0.5 * path2b

plot(path1a, type = "l", lty = 1, col = "blue", 
     ylim = c(
       min(c(path1a, path1b, path2a, path2b)), 
       max(c(path1a, path1b, path2a, path2b))
     )
)
lines(path1b, lty = 2, col = "blue")
lines(path2a, lty = 1, col = "red")
lines(path2b, lty = 2, col = "red")
## ---- chunk 97
plot(mix_path_a, type = "l", lty = 1, col = "blue", 
     ylim = c(
       min(c(mix_path_a, mix_path_b)), 
       max(c(mix_path_a, mix_path_b))
     )
)
lines(mix_path_b, lty = 2, col = "blue")
## ---- chunk 98
var(0.5 * vhr + 0.5 * phr)
0.5^2 * var(vhr) + 0.5^2 * var(phr) + 2 * 0.5 * 0.5 * cov(vhr, phr)
## ---- chunk 99
n <- 50
test_df <- data.frame(m = rep(0, n), s = rep(0, n))
for(i in 1:n) {
  vmrl_smp <- sample(vmrl, 13)
  test_df$m[i] <- mean(0.5 * vmrl_smp + 0.5 * phr)
  test_df$s[i] <- sd(0.5 * vmrl_smp + 0.5 * phr)
}
summary(test_df)
